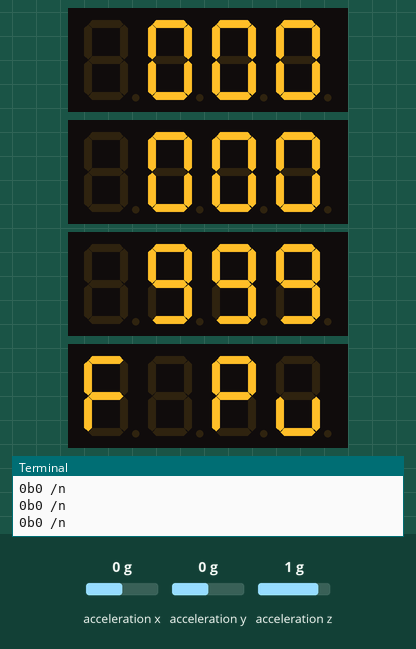
The program below on a simulated Raspberry Pi (BCM pin numbers). Parts: 4 × 4-digit seven-segment display, the last lines printed to the terminal. The test bench sets the inputs (shaded band); at power-on: acceleration x 0 g, acceleration y 0 g, acceleration z 1 g. Library files of the repository ran but are not shown: tm1637.py.

Above: at 1.7 s.
1.8 s: acceleration x set to -1.4 g
At 2.7 s:
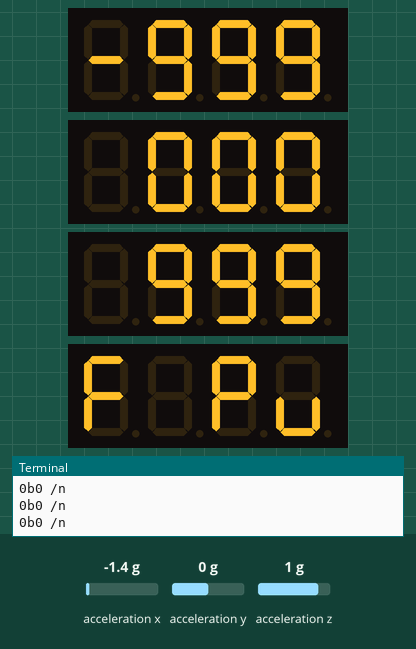
3.5 s: acceleration y set to -1.4 g
At 4.8 s:
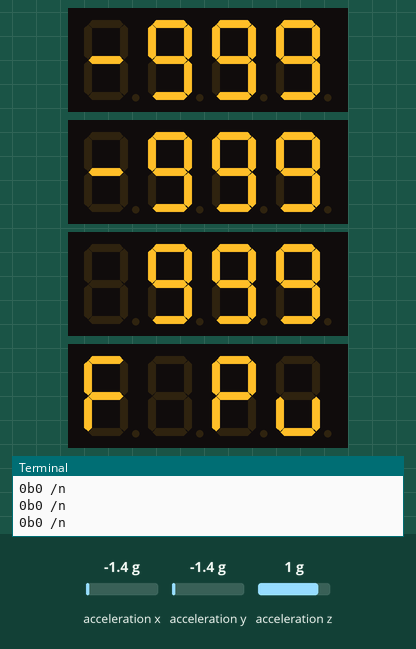
5.1 s: acceleration z set to -1.4 g
6.7 s: acceleration x set to -0.8 g
At 7.4 s:
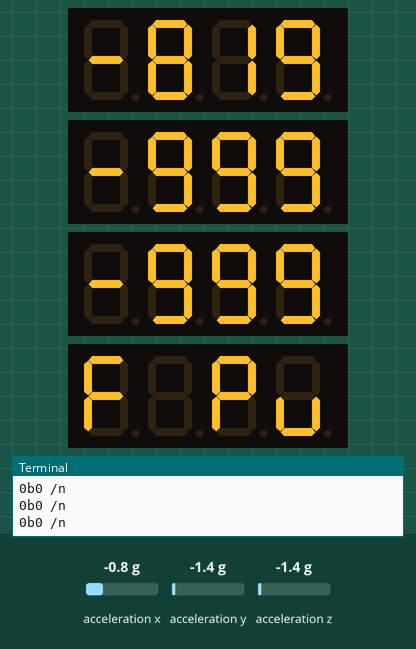
8.2 s: acceleration x set to 0.8 g
Timing chart, 0 to 10.8 s (numbered marks = the images above; inputs shaded):
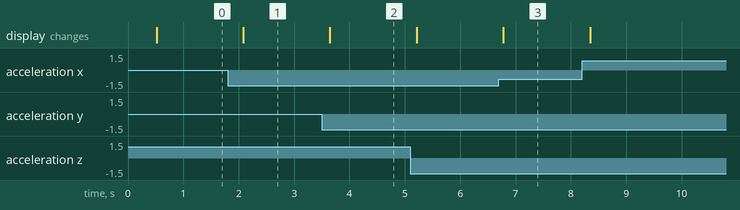

Measured:
- after the input at 1.8 s, the display: changes after 0.28 s (image 1)
- after the input at 3.5 s, the display: changes after 0.15 s (image 2)
- after the input at 6.7 s, the display: changes after 0.08 s (image 3)

The program:

3axis.py
```python
#!/usr/bin/env python
# -*- coding: utf-8 -*-
# Thanks to ControlEverything.com for initial code
# https://github.com/massixone/mma8451 also a good source

import time
import datetime
import smbus
import tm1637

# Initialize the display (GND, VCC=3.3V, Example Pins are DIO-21 and CLK20)
# Do not use GPIO5 and GPIO6 for a display.
Display1 = tm1637.TM1637(CLK=13, DIO=12, brightness=1.0)
Display2 = tm1637.TM1637(CLK=19, DIO=16, brightness=1.0)
Display3 = tm1637.TM1637(CLK=26, DIO=20, brightness=1.0)
Display4 = tm1637.TM1637(CLK=21, DIO=22, brightness=1.0)

# Set Brightness and Doublepoint
Display1.SetBrightness(0.1)
Display2.SetBrightness(0.1)
Display3.SetBrightness(0.1)
Display4.SetBrightness(0.1)
Display1.Clear
Display2.Clear
Display3.Clear
Display4.Clear

# Initialize the Accelerometer - open I2C Bus and send to register 0x2A
# a Standby and then a "Start", then a Set range to +/- 2g via register 0x0E
bus = smbus.SMBus(1)
acceladdr = 0x1D  #29 - use CLI command "i2cdetect -y 1"
bus.write_byte_data(acceladdr, 0x2A, 0x00)
bus.write_byte_data(acceladdr, 0x2A, 0x01)
# Set for 2G
bus.write_byte_data(acceladdr, 0x0E, 0x00)
# Set or 4G
#bus.write_byte_data(acceladdr, 0x0E, 0x00)

# Setup Portrain/Landscape detection
bus.write_byte_data(acceladdr, 0x11,0x40)

# Wait for setup
time.sleep(0.5)

while True:
    # Read the data back from register 0x00, 7 byte block
    # Status register, X-Axis MSB, X-Axis LSB,
    # Y-Axis MSB, Y-Axis LSB, Z-Axis MSB, Z-Axis LSB
    acceldata = bus.read_i2c_block_data(0x1D, 0x00, 7)
    # Display1 is X data (Roll)
    dispdata = (acceldata[1]*256 + acceldata[2])/16
    if dispdata > 2047:
        dispdata -= 4096
    if dispdata > 999:
        dispdata = 999
    if dispdata < -999:
        dispdata = -999
    Display1.Show2Comp(dispdata)
    # Display 2 is Y data (Pitch)
    dispdata = (acceldata[3]*256 + acceldata[4])/16
    if dispdata > 2047:
        dispdata -= 4096
    if dispdata > 999:
        dispdata = 999
    if dispdata < -999:
        dispdata = -999
    Display2.Show2Comp(dispdata)
    # Dusokat 3 is Z data (Yaw)
    dispdata = (acceldata[5]*256 + acceldata[6])/16
    if dispdata > 2047:
        dispdata -= 4096
    if dispdata > 999:
        dispdata = 999
    if dispdata < -999:
        dispdata = -999
    Display3.Show2Comp(dispdata)
    #Read Portrait/Landscape Status
    pl_status = bus.read_byte_data(0x1D, 0x10)
    #PL Status Bit 6=Lockout, Bit 2 and 1 Pu,Pd,Lr,LL and Bit 0 Back/Front
    print(bin(pl_status),"/n")
    if(pl_status > 64):
        Display4.Show([24,24,24,24])
    else:
        Display4.Show1(1,16)
        #Get Bit's 2 and 3
        pl_orien = pl_status & 0x06
        if (pl_orien == 0):
            Display4.Show1(2,27)
            Display4.Show1(3,28)
        if (pl_orien == 2):
            Display4.Show1(2,27)
            Display4.Show1(3,13)
        if (pl_orien == 4):
            Display4.Show1(2,25)
            Display4.Show1(3,29)
        if (pl_orien == 6):
            Display4.Show1(2,25)
            Display4.Show1(3,25)
        pl_orien = pl_status & 0x01
        if (pl_orien):
            Display4.Show1(0,11)
        else:
            Display4.Show1(0,15)
    time.sleep(0.5)
```
